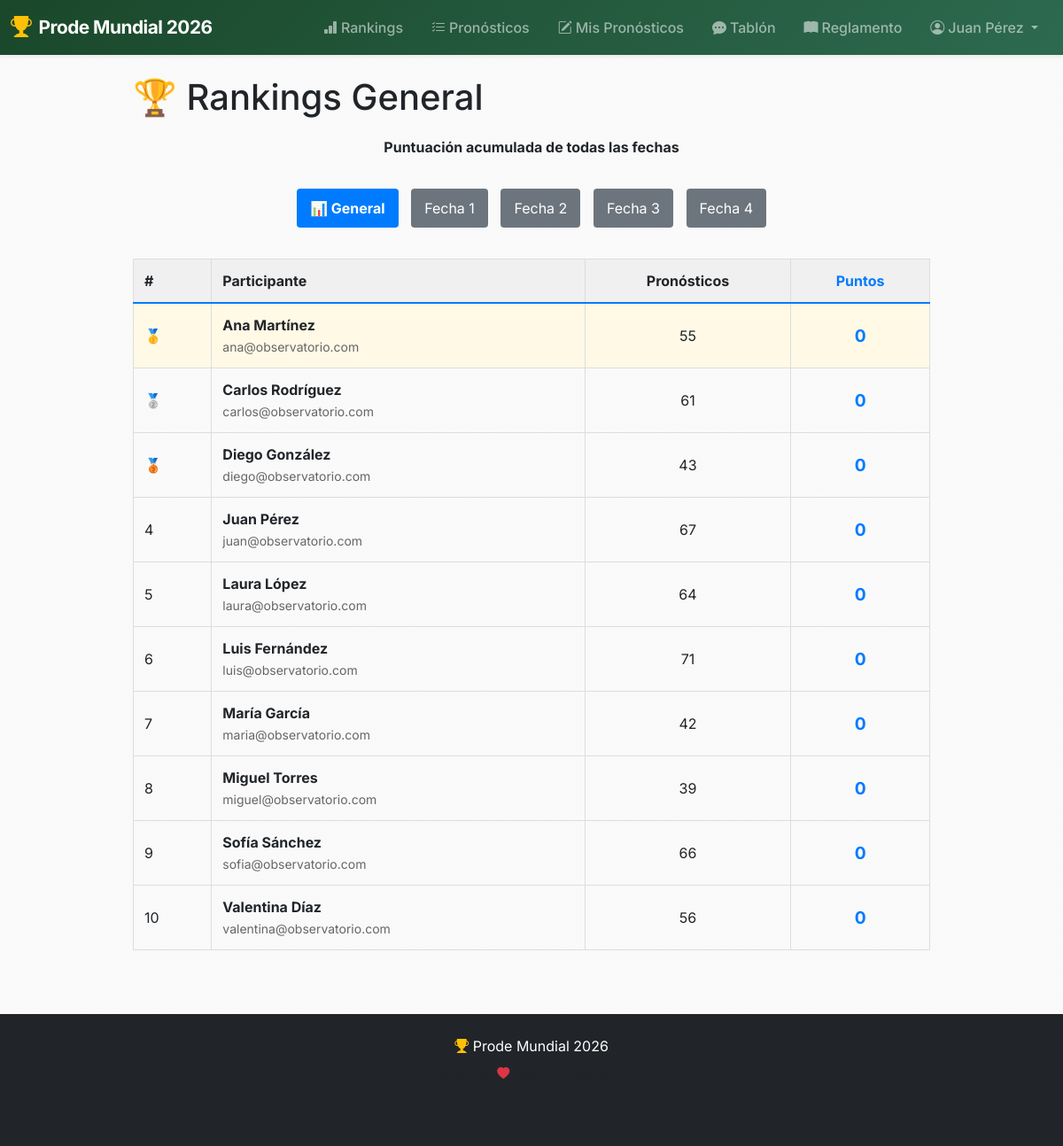
/rankings (signed in), run on the app's committed database.
### models.py (models this page shows, shortened)
class User(db.Model, UserMixin):
    __tablename__ = "users"
    id = db.Column(db.Integer, primary_key=True)
    email = db.Column(db.String(120), unique=True, nullable=False)
    name = db.Column(db.String(80), nullable=False)
    password_hash = db.Column(db.String(256), nullable=True)
    is_admin = db.Column(db.Boolean, default=False)
    is_enabled = db.Column(db.Boolean, default=True)
    predictions = db.relationship('Prediction', backref='user', lazy=True)

### main/routes.py (the view)
@main_bp.route('/rankings')
def rankings():
    user_stats = db.session.query(
        User.id,
        User.name,
        User.email,
        func.count(Prediction.id).label('total_predictions'),
        func.sum(Prediction.points_awarded).label('total_points')
    ).join(Prediction, User.id == Prediction.user_id, isouter=True)\
     .filter(User.is_admin == False)\
     .group_by(User.id)\
     .order_by(func.sum(Prediction.points_awarded).desc(), User.name)\
     .all()
    return render_template('main/rankings.html', user_stats=user_stats)

### app.py (called while the page is built)
@login_manager.user_loader
def load_user(user_id):
    return User.query.get(int(user_id))

@app.context_processor
def inject_user():
    return {'current_user': current_user}

### templates/main/rankings.html (shortened to what this page needs)
{% extends "base.html" %}
{% block content %}
<div style="max-width: 900px; margin: 0 auto;">
    <h1>🏆 Rankings General</h1>
    <p style="margin: 20px 0; text-align: center;">
        <strong>Puntuación acumulada de todas las fechas</strong>
    </p>
    <div style="margin: 30px 0; text-align: center;">
        <a href="{{ url_for('main.rankings') }}" style="display: inline-block; padding: 10px 15px; background-color: #007bff; color: white; text-decoration: none; border-radius: 4px; margin: 5px; font-weight: bold;">
            📊 General
        </a>
        {% for phase_num in [1, 2, 3, 4] %}
            <a href="{{ url_for('main.rankings_by_phase', phase_id=phase_num) }}" style="display: inline-block; padding: 10px 15px; background-color: #6c757d; color: white; text-decoration: none; border-radius: 4px; margin: 5px;">
                Fecha {{ phase_num }}
            </a>
        {% endfor %}
    </div>
    {% if user_stats %}
        <table style="width: 100%; border-collapse: collapse; margin-top: 20px;">
            <thead>
                <tr style="background-color: #f0f0f0; border-bottom: 2px solid #007bff;">
                    <th style="padding: 12px; text-align: left; border: 1px solid #ddd;">#</th>
                    <th style="padding: 12px; text-align: left; border: 1px solid #ddd;">Participante</th>
                    <th style="padding: 12px; text-align: center; border: 1px solid #ddd;">Pronósticos</th>
                    <th style="padding: 12px; text-align: center; border: 1px solid #ddd; color: #007bff; font-weight: bold;">Puntos</th>
                </tr>
            </thead>
            <tbody>
                {% for stat in user_stats %}
                    <tr style="border-bottom: 1px solid #ddd; {% if loop.index == 1 %}background-color: #fff9e6;{% endif %}">
                        <td style="padding: 12px; border: 1px solid #ddd;">
                            {% if loop.index == 1 %}🥇{% elif loop.index == 2 %}🥈{% elif loop.index == 3 %}🥉{% else %}{{ loop.index }}{% endif %}
                        </td>
                        <td style="padding: 12px; border: 1px solid #ddd;">
                            <strong>{{ stat.name }}</strong>
                            <br>
                            <small style="color: #666;">{{ stat.email }}</small>
                        </td>
                        <td style="padding: 12px; border: 1px solid #ddd; text-align: center;">
                            {{ stat.total_predictions or 0 }}
                        </td>
                        <td style="padding: 12px; border: 1px solid #ddd; text-align: center; font-weight: bold; color: #007bff; font-size: 1.2em;">
                            {{ stat.total_points or 0 }}
                        </td>
                    </tr>
                {% endfor %}
            </tbody>
        </table>
    {% else %}
        <p style="text-align: center; color: #666; margin-top: 30px;">
            No hay datos de ranking disponibles
        </p>
    {% endif %}
</div>
{% endblock %}

### templates/base.html (shortened to what this page needs)
<!DOCTYPE html>
<html lang="es">
<head>
    <link href="https://cdn.jsdelivr.net/npm/bootstrap@5.3.2/dist/css/bootstrap.min.css" rel="stylesheet">
    <link rel="stylesheet" href="https://cdn.jsdelivr.net/npm/bootstrap-icons@1.11.3/font/bootstrap-icons.min.css">
    <link rel="stylesheet" href="{{ url_for('static', filename='css/site.css') }}?v=7">
</head>
<body>
    <nav class="navbar navbar-expand-lg navbar-dark bg-dark sticky-top shadow-sm">
        <div class="container-fluid">
            <a class="navbar-brand fw-bold d-flex align-items-center" href="{{ url_for('main.index') }}">
                <i class="bi bi-trophy-fill text-warning me-2 fs-4"></i>
                <span>Prode Mundial 2026</span>
            </a>
            <div class="collapse navbar-collapse" id="navbarNav">
                <ul class="navbar-nav ms-auto">
                    <li class="nav-item">
                        <a class="nav-link" href="{{ url_for('main.rankings') }}">
                            <i class="bi bi-bar-chart-fill me-1"></i>Rankings
                        </a>
                    </li>
                    <li class="nav-item">
                        <a class="nav-link" href="{{ url_for('main.all_predictions') }}">
                            <i class="bi bi-list-check me-1"></i>Pronósticos
                        </a>
                    </li>
                    {% if current_user.is_authenticated %}
                        <li class="nav-item">
                            <a class="nav-link" href="{{ url_for('main.predictions') }}">
                                <i class="bi bi-pencil-square me-1"></i>Mis Pronósticos
                            </a>
                        </li>
                    {% endif %}
                    <li class="nav-item">
                        <a class="nav-link" href="{{ url_for('main.tablon') }}">
                            <i class="bi bi-chat-dots-fill me-1"></i>Tablón
                        </a>
                    </li>
                    <li class="nav-item">
                        <a class="nav-link" href="{{ url_for('main.reglamento') }}">
                            <i class="bi bi-book-fill me-1"></i>Reglamento
                        </a>
                    </li>
                    {% if current_user.is_authenticated %}
                        <li class="nav-item dropdown">
                            <a class="nav-link dropdown-toggle" href="#" role="button" data-bs-toggle="dropdown">
                                <i class="bi bi-person-circle me-1"></i>{{ current_user.name }}
                            </a>
                        </li>
                    {% endif %}
                </ul>
            </div>
        </div>
    </nav>
    <div class="container my-4">
        {% block content %}{% endblock %}
    </div>
    <footer class="bg-dark text-white py-4 mt-5">
        <div class="container text-center">
            <p class="mb-2"><i class="bi bi-trophy-fill text-warning"></i> Prode Mundial 2026</p>
            <p class="text-muted small mb-0">Hecho con <i class="bi bi-heart-fill text-danger"></i> para el Observatorio</p>
        </div>
    </footer>
</body>
</html>

### static/css/site.css (style rules this page uses)
:root { --primary-color: #1a472a; --secondary-color: #ffd700; --accent-color: #e63946; --dark-color: #212529; --light-color: #f8f9fa; --gradient-primary: linear-gradient(135deg, #1a472a 0%, #2d6a4f 100%); --gradient-hero: linear-gradient(135deg, #667eea 0%, #764ba2 100%); --gradient-gold: linear-gradient(135deg, #ffd700 0%, #ffed4e 100%); }
* { box-sizing: border-box; }
body { margin: 0; font-family: 'Inter', -apple-system, BlinkMacSystemFont, "Segoe UI", Roboto, sans-serif; background: linear-gradient(rgba(245, 245, 245, 0.55), rgba(245, 245, 245, 0.55)), url('../images/backgrounds/foto2.jpg'); background-size: cover; background-position: center; background-attachment: fixed; background-repeat: no-repeat; color: #212529; min-height: 100vh; display: flex; flex-direction: column; }
.navbar-dark { background: linear-gradient(135deg, #1a472a 0%, #2d6a4f 100%) !important; }
.navbar-brand { font-size: 1.3rem; letter-spacing: -0.5px; }
.nav-link { font-weight: 500; transition: all 0.3s ease; border-radius: 6px; padding: 0.5rem 1rem !important; }
.container { flex: 1; max-width: 1200px; margin-bottom: 3rem; }
footer { margin-top: auto; background: #212529 !important; }
h1, h2, h3 { color: var(--text); }

### data on the page
User: name "Juan Pérez", email "juan@observatorio.com", total_predictions "67", is_admin "0"
User: name "Ana Martínez", email "ana@observatorio.com", total_predictions "55", is_admin "0"
User: name "Carlos Rodríguez", email "carlos@observatorio.com", total_predictions "61", is_admin "0"
User: name "Diego González", email "diego@observatorio.com", total_predictions "43", is_admin "0"
User: name "Laura López", email "laura@observatorio.com", total_predictions "64", is_admin "0"
User: name "Luis Fernández", email "luis@observatorio.com", total_predictions "71", is_admin "0"
User: name "María García", email "maria@observatorio.com", total_predictions "42", is_admin "0"
User: name "Miguel Torres", email "miguel@observatorio.com", total_predictions "39", is_admin "0"
User: name "Sofía Sánchez", email "sofia@observatorio.com", total_predictions "66", is_admin "0"
User: name "Valentina Díaz", email "valentina@observatorio.com", total_predictions "56", is_admin "0"

### other printed values
{{ phase_num }} "1" "2" "3" "4"
